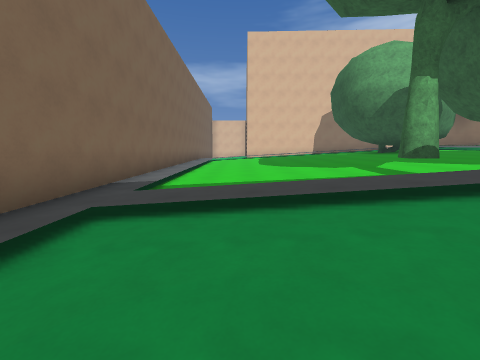
[1] (above)

16 first-person views from a walk through a Godot game level. The camera is 1.4 m above the floor, tilts 6° down and sees 90° across. The floor is counted in squares, 2 m on a side. Each view is taken from the middle of a square. On the plan, view 1 faces up. The plan holds only what a view shows up to about 9 squares ahead; the rest is blank. The place goes on beyond the plan. Some surface patterns are stand-ins.

[2]
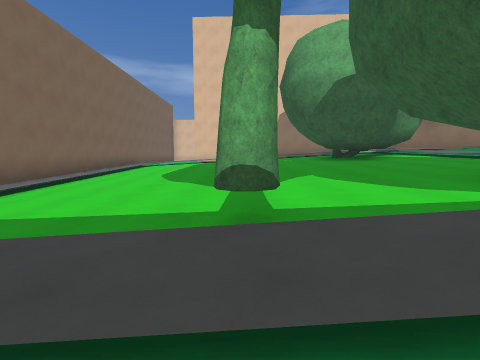

[3]
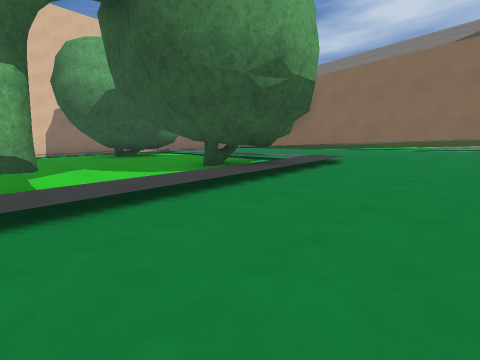

[4]
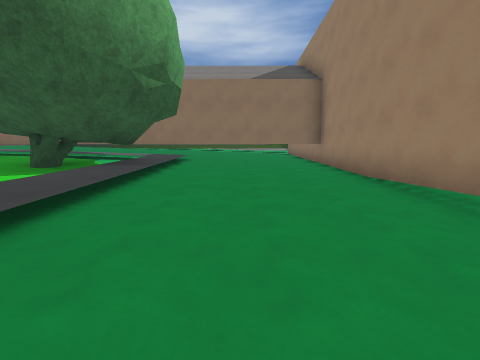

[5]
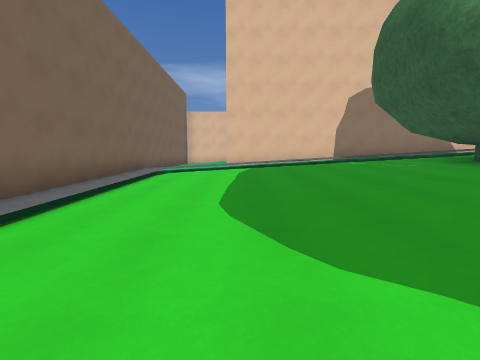

[6]
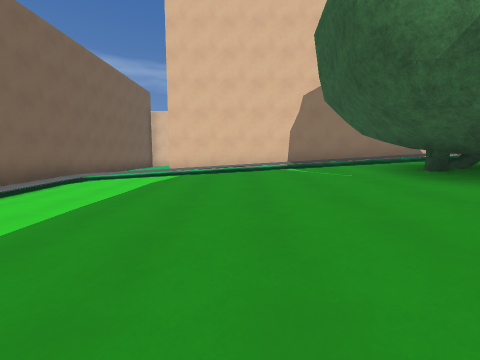

[7]
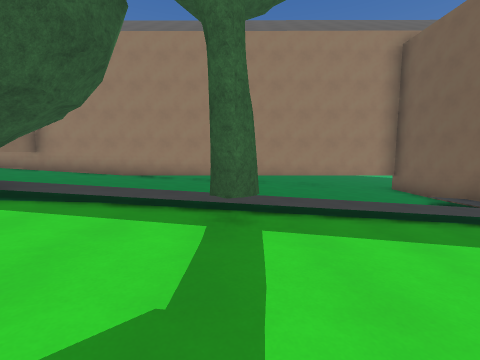

[8]
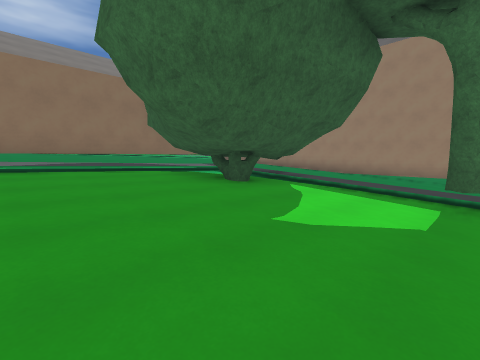

[9]
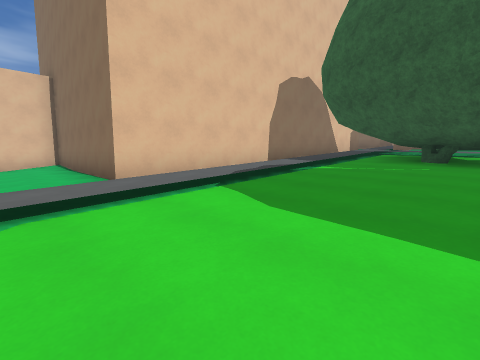

[10]
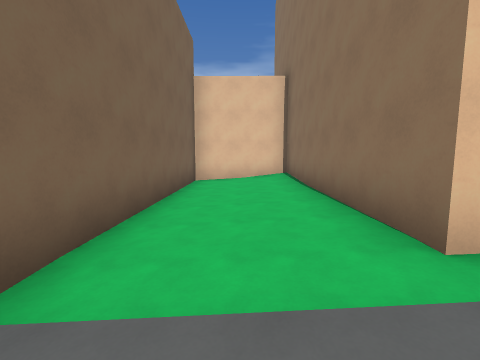

[11]
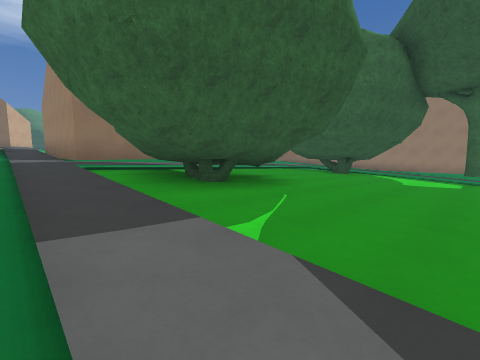

[12]
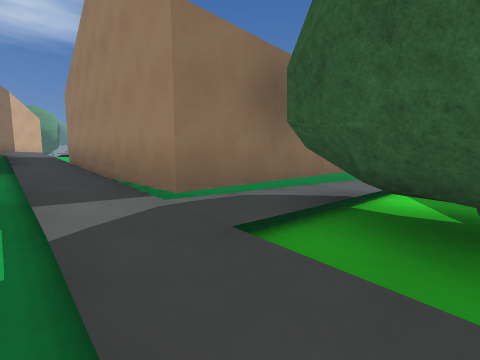

[13]
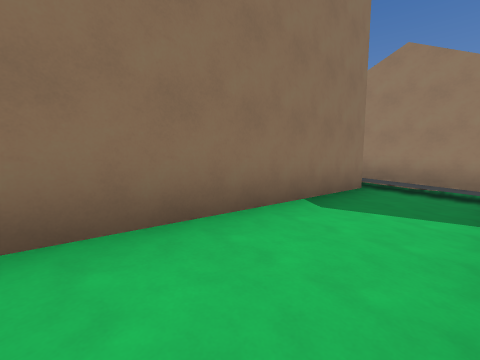

[14]
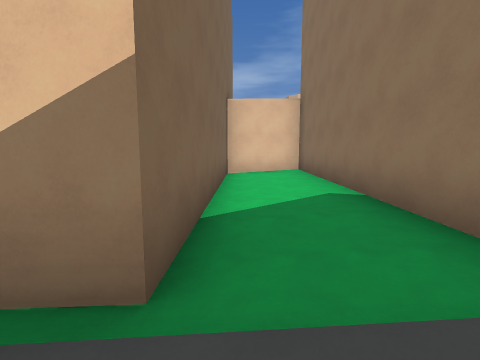

[15]
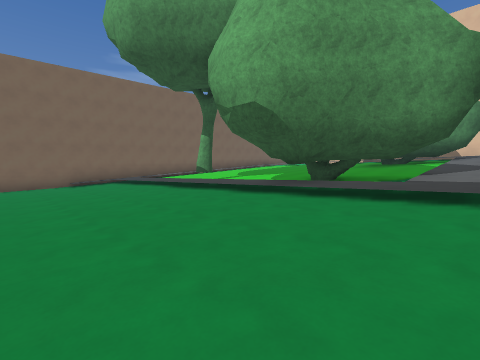

[16]
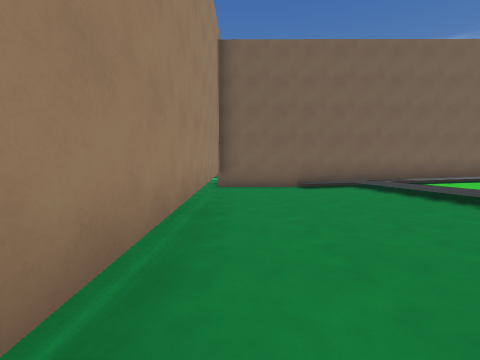

### Floor plan
Key: @ floor where view 1 was taken; # wall or solid block; . main floor; : floor 0.25 m higher than the main floor; - floor 0.25 m lower than the main floor; + floor 0.5 m higher than the main floor; _ floor 0.5 m lower than the main floor; < floor 0.75 m lower than the main floor; ( floor 1 m lower than the main floor; ! floor 1.25 m lower than the main floor; * floor 1.5 m higher than the main floor; % floor 1.75 m higher than the main floor; & floor 2 m higher than the main floor; / step, stairs or slope; T tree; B block.
Columns run from 3 left of view 1 to 19 right of it. Each row starts with its distance up from view 1.
 22 #-##B          ##B
 21 #-./B          %&B
 20 #-..B          %%B
 19 #-..B          *%B
 18 #-..B          *%B
 17 #-..          B**B
 16 #-..BBBB      B**B
 15 #////////////////B
 14 #./////////////////////
 13 #---..:+++TTT/###### &&
 12 #-_-..::+TTTT/#
 11 #-_--..::TTTT/#
 10 #-__-..::+TT//#
  9 #___--..::++//#
  8 #____-..::++//#
  7 #____--..::+//#
  6 #_<___-...TTT/#
  5 #_<___--..TTT/#
  4 #<<<__T--TTTT/#
  3 #<___--..:T++/#
  2 #<((<___--..::#
  1 #/((<<___--..:#
  0 #!(@(<<__--..:#
 -1 #!(((<<___--..#
 -2 ###############

Where each view was taken, in squares from view 1:
view 1: 0 up, 0 right, facing up
view 2: 2 up, 3 right, facing up
view 3: 0 up, 3 right, facing up-right
view 4: 1 up, 2 right, facing right
view 5: 6 up, 1 right, facing up
view 6: 7 up, 3 right, facing up
view 7: 7 up, 3 right, facing down
view 8: 9 up, 3 right, facing down-right
view 9: 11 up, 1 left, facing up-right
view 10: 14 up, 1 left, facing up
view 11: 15 up, 3 right, facing down-right
view 12: 15 up, 8 right, facing down-right
view 13: 21 up, 12 right, facing down-right
view 14: 14 up, 12 right, facing up
view 15: 1 down, 10 right, facing up-left
view 16: 1 down, 6 right, facing left
